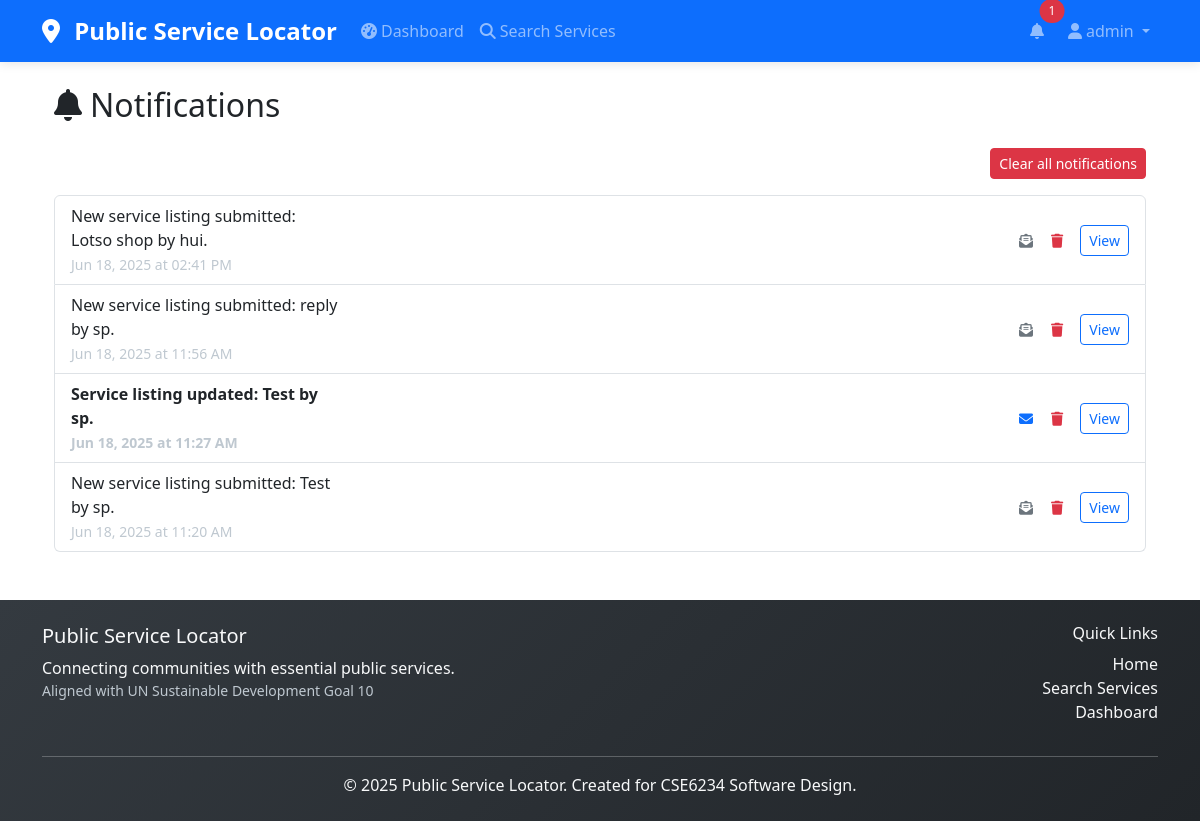
The app's page /notifications (signed in), older data.
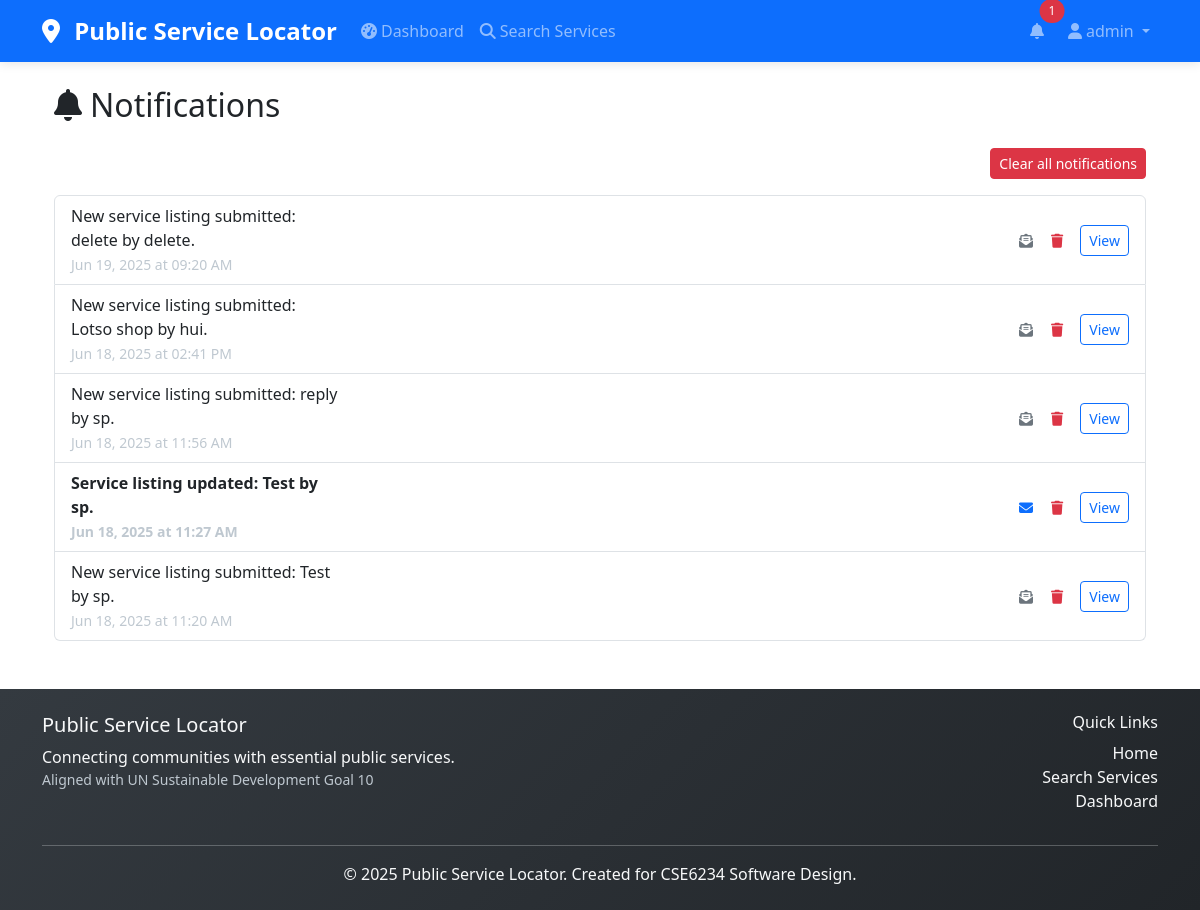
The same page, newer data.
### app.py (models this page shows, shortened)
class User(db.Model, UserMixin):
    id = db.Column(db.Integer, primary_key=True)
    username = db.Column(db.String(80), unique=True, nullable=False)
    email = db.Column(db.String(120), unique=True, nullable=False)
    password_hash = db.Column(db.String(120), nullable=False)
    role = db.Column(db.String(20), nullable=False)  # general, provider, admin
    created_at = db.Column(db.DateTime, default=datetime.utcnow)

class Notification(db.Model):
    id = db.Column(db.Integer, primary_key=True)
    user_id = db.Column(db.Integer, db.ForeignKey('user.id', ondelete='CASCADE'), nullable=False)
    message = db.Column(db.String(255), nullable=False)
    url = db.Column(db.String(255))
    is_read = db.Column(db.Boolean, default=False)
    created_at = db.Column(db.DateTime, default=datetime.utcnow)
    user = db.relationship('User', backref=db.backref('notifications', passive_deletes=True))

### app.py (the view)
@app.route('/notifications')
@login_required
def notifications():
    for notification in current_user.notifications:
        notification.is_read = True
    db.session.commit()
    return render_template('notifications.html', notifications=current_user.notifications)

### app.py (called while the page is built)
@login_manager.user_loader
def load_user(user_id):
    return db.session.get(User, int(user_id))

@app.context_processor
def inject_notifications():
    if current_user.is_authenticated:
        notifications = sorted(current_user.notifications, key=lambda n: n.created_at, reverse=True)[:10]
    else:
        notifications = []
    return dict(top_notifications=notifications)

### templates/notifications.html (shortened to what this page needs)
{% extends "base.html" %}
{% block content %}
<div class="container">
    <h2 class="mb-4"><i class="fas fa-bell me-2"></i>Notifications</h2>
    <div class="mb-3 text-end">
        <button class="btn btn-danger btn-sm clear-notifications-btn">Clear all notifications</button>
    </div>
    {% if notifications|length == 0 %}
        <div class="alert alert-info">You have no notifications.</div>
    {% else %}
        <ul class="list-group">
            {% for notification in notifications|sort(attribute='created_at', reverse=True) %}
                <li class="list-group-item d-flex align-items-center {% if not notification.is_read %}fw-bold{% endif %}">
                    <div class="flex-grow-1">
                        <div class="notification-message">{{ notification.message }}</div>
                        <small class="text-muted">{{ notification.created_at.strftime('%b %d, %Y at %I:%M %p') }}</small>
                    </div>
                    <button class="btn btn-link btn-sm mark-read-btn" data-id="{{ notification.id }}" data-read="{{ 1 if notification.is_read else 0 }}" title="Mark as read/unread">
                        {% if notification.is_read %}
                            <i class="fas fa-envelope-open-text text-secondary"></i>
                        {% else %}
                            <i class="fas fa-envelope text-primary"></i>
                        {% endif %}
                    </button>
                    <button class="btn btn-link btn-sm delete-notification-btn text-danger" data-id="{{ notification.id }}" title="Delete notification">
                        <i class="fas fa-trash"></i>
                    </button>
                    {% if notification.url %}
                        <a href="{{ notification.url }}" class="btn btn-sm btn-outline-primary ms-2">View</a>
                    {% endif %}
                </li>
            {% endfor %}
        </ul>
    {% endif %}
</div>
{% endblock %}

### templates/base.html (shortened to what this page needs)
<!DOCTYPE html>
<html lang="en">
<head>
    <link href="https://cdn.jsdelivr.net/npm/bootstrap@5.3.0/dist/css/bootstrap.min.css" rel="stylesheet">
    <link rel="stylesheet" href="https://cdnjs.cloudflare.com/ajax/libs/font-awesome/6.4.0/css/all.min.css">
    <link rel="stylesheet" href="https://unpkg.com/leaflet@1.9.4/dist/leaflet.css" />
    <link rel="stylesheet" href="{{ url_for('static', filename='css/style.css') }}">
</head>
<body>
    <nav class="navbar navbar-expand-lg navbar-dark bg-primary">
        <div class="container">
            <a class="navbar-brand" href="{{ url_for('index') }}">
                <i class="fas fa-map-marker-alt me-2"></i>
                Public Service Locator
            </a>
            <div class="collapse navbar-collapse" id="navbarNav">
                <ul class="navbar-nav me-auto">
                    <li class="nav-item">
                        {% if current_user.is_authenticated and current_user.role in ['provider', 'admin'] %}
                        <a class="nav-link" href="{{ url_for('dashboard') }}">
                            <i class="fas fa-tachometer-alt me-1"></i>Dashboard
                        </a>
                        {% else %}
                        <a class="nav-link" href="{{ url_for('index') }}">
                            <i class="fas fa-home me-1"></i>Home
                        </a>
                        {% endif %}
                    </li>
                    <li class="nav-item">
                        <a class="nav-link" href="{{ url_for('search') }}">
                            <i class="fas fa-search me-1"></i>Search Services
                        </a>
                    </li>
                </ul>
                <ul class="navbar-nav">
                    {% if current_user.is_authenticated %}
                        <li class="nav-item dropdown me-2">
                            <a class="nav-link position-relative" href="#" id="notificationDropdown" role="button" data-bs-toggle="dropdown" aria-expanded="false">
                                <i class="fas fa-bell"></i>
                                {% set unread_count = current_user.notifications|selectattr('is_read', 'equalto', False)|list|length %}
                                {% if unread_count > 0 %}
                                    <span class="position-absolute top-0 start-100 translate-middle badge rounded-pill bg-danger">{{ unread_count }}</span>
                                {% endif %}
                            </a>
                        </li>
                        <li class="nav-item dropdown">
                            <a class="nav-link dropdown-toggle" href="#" id="navbarDropdown" role="button" data-bs-toggle="dropdown">
                                <i class="fas fa-user me-1"></i>{{ current_user.username }}
                            </a>
                        </li>
                    {% endif %}
                </ul>
            </div>
        </div>
    </nav>
    <main class="container my-4">
        {% block content %}{% endblock %}
    </main>
    <footer class="bg-dark text-light py-4 mt-5">
        <div class="container">
            <div class="row">
                <div class="col-md-6">
                    <h5>Public Service Locator</h5>
                    <p class="mb-0">Connecting communities with essential public services.</p>
                    <p class="small text-muted">Aligned with UN Sustainable Development Goal 10</p>
                </div>
                <div class="col-md-6 text-md-end">
                    <h6>Quick Links</h6>
                    <ul class="list-unstyled">
                        <li><a href="{{ url_for('index') }}" class="text-light">Home</a></li>
                        <li><a href="{{ url_for('search') }}" class="text-light">Search Services</a></li>
                        {% if current_user.is_authenticated %}
                            <li><a href="{{ url_for('dashboard') }}" class="text-light">Dashboard</a></li>
                        {% else %}
                            <li><a href="{{ url_for('login') }}" class="text-light">Login</a></li>
                        {% endif %}
                    </ul>
                </div>
            </div>
            <hr class="my-3">
            <div class="text-center">
                <p class="mb-0">&copy; 2025 Public Service Locator. Created for CSE6234 Software Design.</p>
            </div>
        </div>
    </footer>
</body>
</html>

### static/css/style.css (style rules this page uses)
.btn, a.btn { cursor: pointer !important; pointer-events: auto !important; user-select: none !important; -webkit-user-select: none !important; -moz-user-select: none !important; -ms-user-select: none !important; position: relative !important; z-index: 10 !important; }
.navbar { box-shadow: 0 2px 10px rgba(0, 0, 0, 0.1); }
.navbar-brand { font-weight: 700; font-size: 1.5rem; }
.nav-link { font-weight: 500; transition: color 0.2s ease-in-out; }
.badge { font-weight: 500; padding: 0.5em 0.75em; border-radius: 6px; }
footer { background: linear-gradient(135deg, #343a40 0%, #212529 100%); }
footer a { transition: color 0.2s ease-in-out; }
.slide-in-left { animation: slideInLeft 0.5s ease-in-out; }
a { cursor: pointer !important; text-decoration: none !important; }
body { -webkit-font-smoothing: antialiased; -moz-osx-font-smoothing: grayscale; font-weight: 400; }
.small { font-weight: 500 !important; color: #6c757d !important; }
.badge { font-weight: 500 !important; text-rendering: optimizeLegibility; }
p, span, div { text-rendering: optimizeLegibility; -webkit-font-smoothing: antialiased; }
.notification-message { display: block; max-width: 270px; white-space: normal; word-break: break-word; overflow-wrap: break-word; }
.text-muted, .small { color: #bfc8d0 !important; }

Row changes from the older to the newer data that the page shows:
added Notification: message "New service listing submitted: delete by delete.", created_at "Jun 19, 2025 at 09:20 AM", is_read True (drawn)
